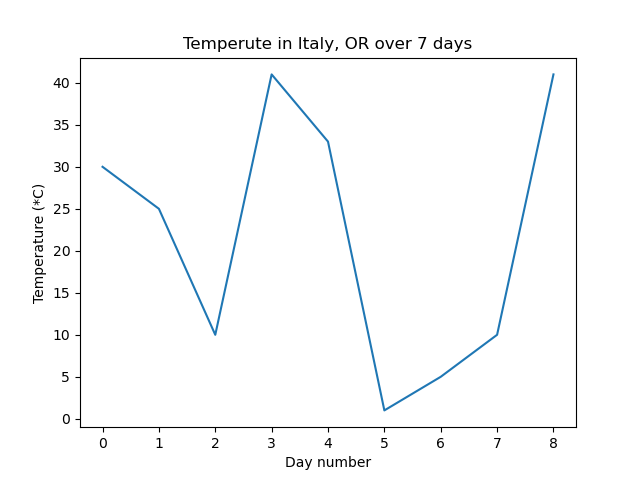

This chart was generated by the following Python code:
# static_plot.py

# import necessary packages
import matplotlib.pyplot as plt

# data
data_lst = [30, 25, 10, 41, 33, 1, 5, 10, 41]

# create the figure and axis objects
fig, ax = plt.subplots()

# plot the data and customize
ax.plot(data_lst)
ax.set_xlabel('Day number')
ax.set_ylabel('Temperature (*C)')
ax.set_title('Temperute in Italy, OR over 7 days')

# save and show the plot
fig.savefig('static_plot.png')
plt.show()
